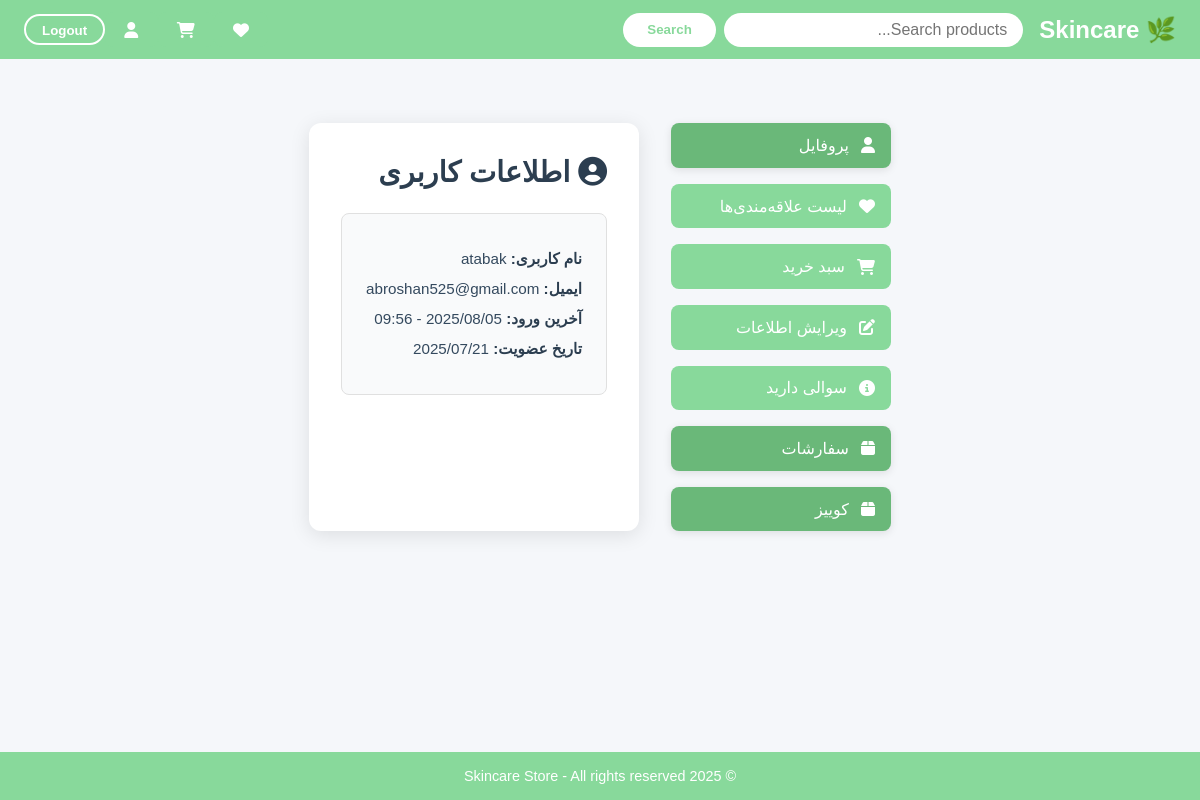
The app's page /accounts/show_profile/ (signed in), older data.
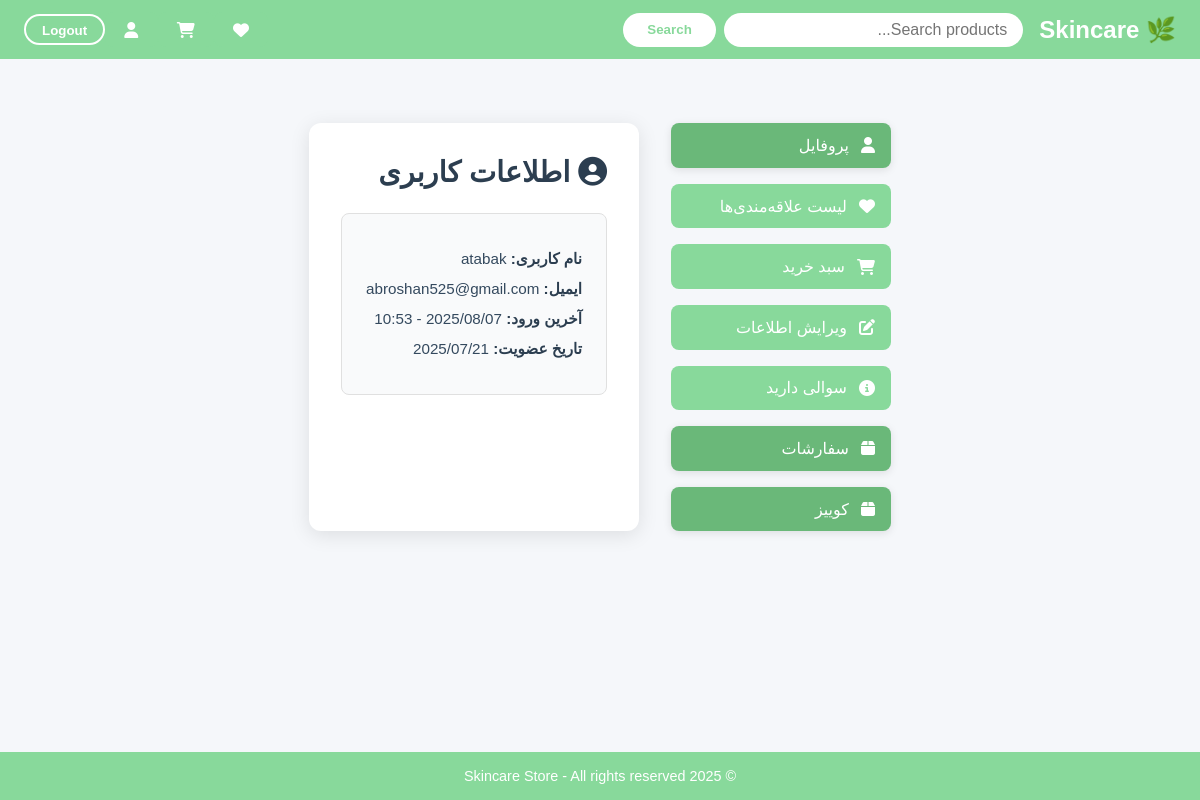
The same page, newer data.
### accounts/models.py (models this page shows, shortened)
class CustomUser(AbstractUser):
    SKIN_CHOICES = [
        ('dry', 'خشک'),
        ('oily', 'چرب'),
        ('combo', 'ترکیبی'),
        ('sensitive', 'حساس'),
    ]
    skin_type=models.CharField(max_length=20,choices=SKIN_CHOICES,null=True,blank=True)
    concerns=models.JSONField(null=True, blank=True)
    preferences=models.JSONField(null=True, blank=True)
    created_at=models.DateTimeField(auto_now_add=True)

### accounts/views.py (the view)
# urls.py: path('show_profile/',views.show_profile,name='show_profile'),
@login_required
def show_profile(request):
    return render(request,'accounts/profile.html',{'user':request.user})

### accounts/templates/accounts/profile.html (shortened to what this page needs)
{% extends 'base.html' %}
{% block content %}
<div class="profile-container">
    <aside class="sidebar">
        <a href="{% url 'show_profile' %}" class="sidebar-btn active">
            <i class="fas fa-user"></i> پروفایل
        </a>
        <a href="{% url 'wishlist' %}" class="sidebar-btn">
            <i class="fas fa-heart"></i> لیست علاقه‌مندی‌ها
        </a>
        <a href="{% url 'cart' %}" class="sidebar-btn">
            <i class="fas fa-shopping-cart"></i> سبد خرید
        </a>
        <a href="{% url 'edit_profile' %}" class="sidebar-btn">
            <i class="fas fa-edit"></i> ویرایش اطلاعات
        </a>
        <a href="{% url 'faq' %}" class="sidebar-btn">
            <i class="fas fa-info-circle"></i> سوالی دارید
        </a>
        <a href="{% url 'show_purchase_items' %}" class="sidebar-btn active" aria-current="page">
            <i class="fas fa-box"></i> سفارشات
        </a>
        <a href="{% url 'get_quiz' %}" class="sidebar-btn active" aria-current="page">
            <i class="fas fa-box"></i> کوییز
        </a>
    </aside>
    <main class="main-content">
        <h2><i class="fas fa-user-circle"></i> اطلاعات کاربری</h2>
        <div class="info-card">
            <p><strong>نام کاربری:</strong> {{ user.username }}</p>
            <p><strong>ایمیل:</strong> {{ user.email }}</p>
            <p><strong>آخرین ورود:</strong> {{ user.last_login|date:"Y/m/d - H:i" }}</p>
            <p><strong>تاریخ عضویت:</strong> {{ user.date_joined|date:"Y/m/d" }}</p>
        </div>
    </main>
</div>
{% endblock %}

Row changes from the older to the newer data that the page shows:
changed CustomUser "atabak": last_login "2025/08/05 - 09:56" → "2025/08/07 - 10:53"
